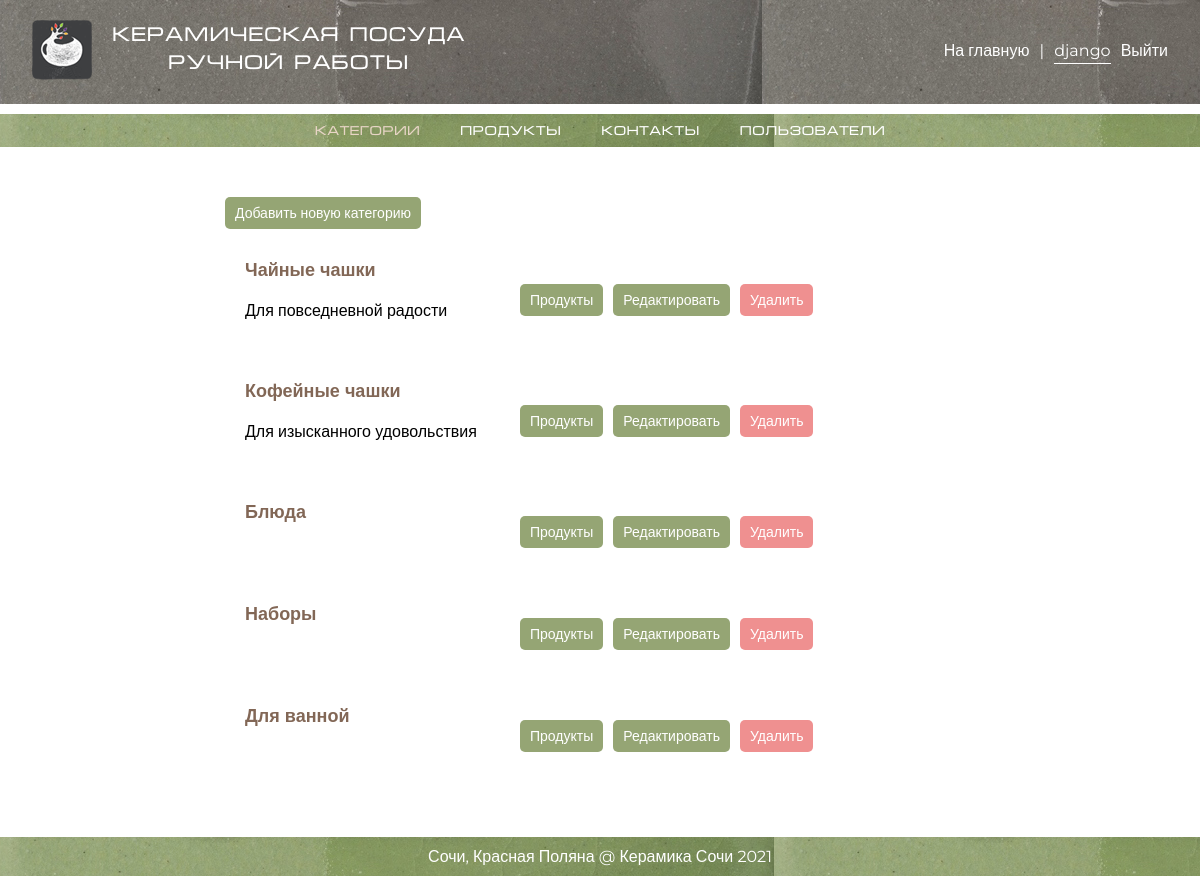
Before: /my_admin/categories/ (signed in) with the older database file.
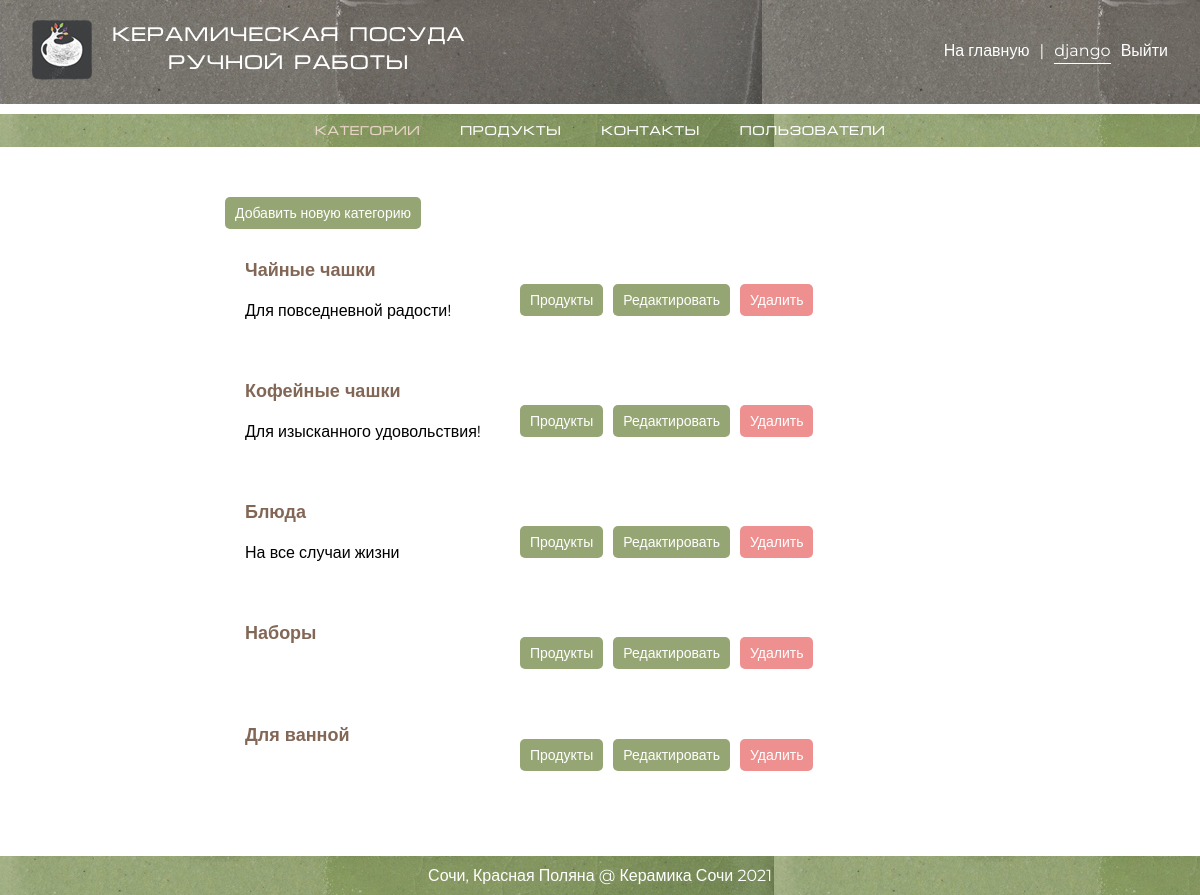
After: the same page with the newer database file.
### mainapp/models.py (models this page shows, shortened)
class ProductCategory(models.Model):
    name = models.CharField(verbose_name='имя категории', max_length=64)
    description = models.TextField(verbose_name='описание категории', blank=True)
    is_active = models.BooleanField(verbose_name='активная', default=1)

### adminapp/views.py (the view)
# urls.py: path('categories/', adminapp.ProductCategoryListView.as_view(), name='categories'),
class ProductCategoryListView(SuperUserOnlyMixin, PageContextMixin, ListView):
    model = ProductCategory
    template_name = 'adminapp/categories.html'
    page_title = 'Админка / Категории продуктов'
    ordering = ['-is_active', 'pk']

### adminapp/views.py (called while the page is built)
    @method_decorator(user_passes_test(lambda x: x.is_superuser))
    def dispatch(self, *args, **kwargs):
        return super().dispatch(*args, **kwargs)

    def get_context_data(self, **kwargs):
        context = super().get_context_data(**kwargs)
        context['page_title'] = self.page_title
        return context

### adminapp/templates/adminapp/categories.html (shortened to what this page needs)
{% extends 'adminapp/base.html' %}
{% block content %}
    <div class="objects-container">
        <div class="create-container">
            <div class="a-button green"><a href="{% url 'adminapp:category_create' %}">Добавить новую категорию</a>
            </div>
        </div>
        {% for item in object_list %}
            <div class="item-container {% if not item.is_active %}not_active{% endif %}">
                <div class="description-container column-middle">
                    <div class="title">{{ item.name }}</div>
                    <div class="description">
                        {{ item.description }}
                    </div>
                </div>
                <div class="update-container column-middle">
                    <div class="a-button green"><a href="{% url 'adminapp:category_products' item.pk %}">Продукты</a>
                    </div>
                </div>
                {% if item.is_active %}
                    <div class="update-container column-middle">
                        <div class="a-button green"><a
                                href="{% url 'adminapp:category_update' item.pk %}">Редактировать</a>
                        </div>
                    </div>
                {% endif %}
                <div class="{% if item.is_active %}delete-container{% else %}update-container{% endif %} column-middle">
                    <form action="{% url 'adminapp:category_toggle_active' item.pk %}" method="post">
                        <button class="standard {% if item.is_active %}red{% else %}green{% endif %}" type="submit">
                            {% if item.is_active %}Удалить{% else %}Восстановить{% endif %}</button>
                    </form>
                </div>
            </div>
        {% endfor %}
    </div>
{% endblock %}

Changed rows visible on the page:
changed ProductCategory "Чайные чашки": description "Для повседневной радости" → "Для повседневной радости!"
changed ProductCategory "Кофейные чашки": description "Для изысканного удовольствия" → "Для изысканного удовольствия!"
changed ProductCategory "Блюда": description (not shown) → "На все случаи жизни"
